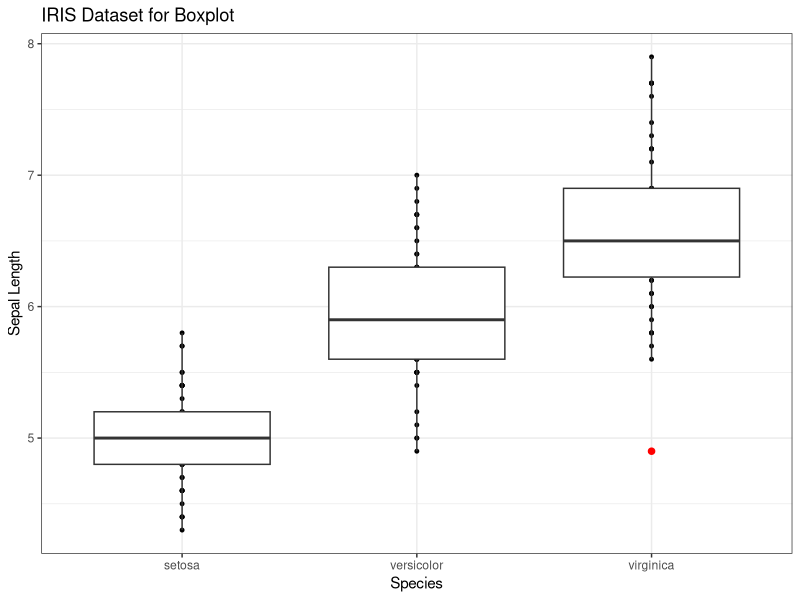

Reproduce this figure in R.
# File: R_descriptive_e.R
# Course: Ch5.R.Descriptive_Statistics
# Section: (0)read datasets from R
#          (1)boxplot
# Author: vvn weian chao, CoLLab cc, vvnchao@gmail.com
# Date: 2021-11-01

# (0) IRIS dataset
?iris
names(iris)
str(iris)

# (1) boxplot
library(ggplot2)
?geom_boxplot

ggplot(data = iris, aes(Sepal.Length,Species))+
 geom_point(data = iris, aes(Sepal.Length),
             size = 1.0)+
  geom_boxplot(outlier.color = "red",
               outlier.shape = 20,
               outlier.size = 3,
               coef = 1.5)+
  coord_flip()+
  labs(title = "IRIS Dataset for Boxplot",
       y = "Species", x = "Sepal Length")+
  theme_bw()
